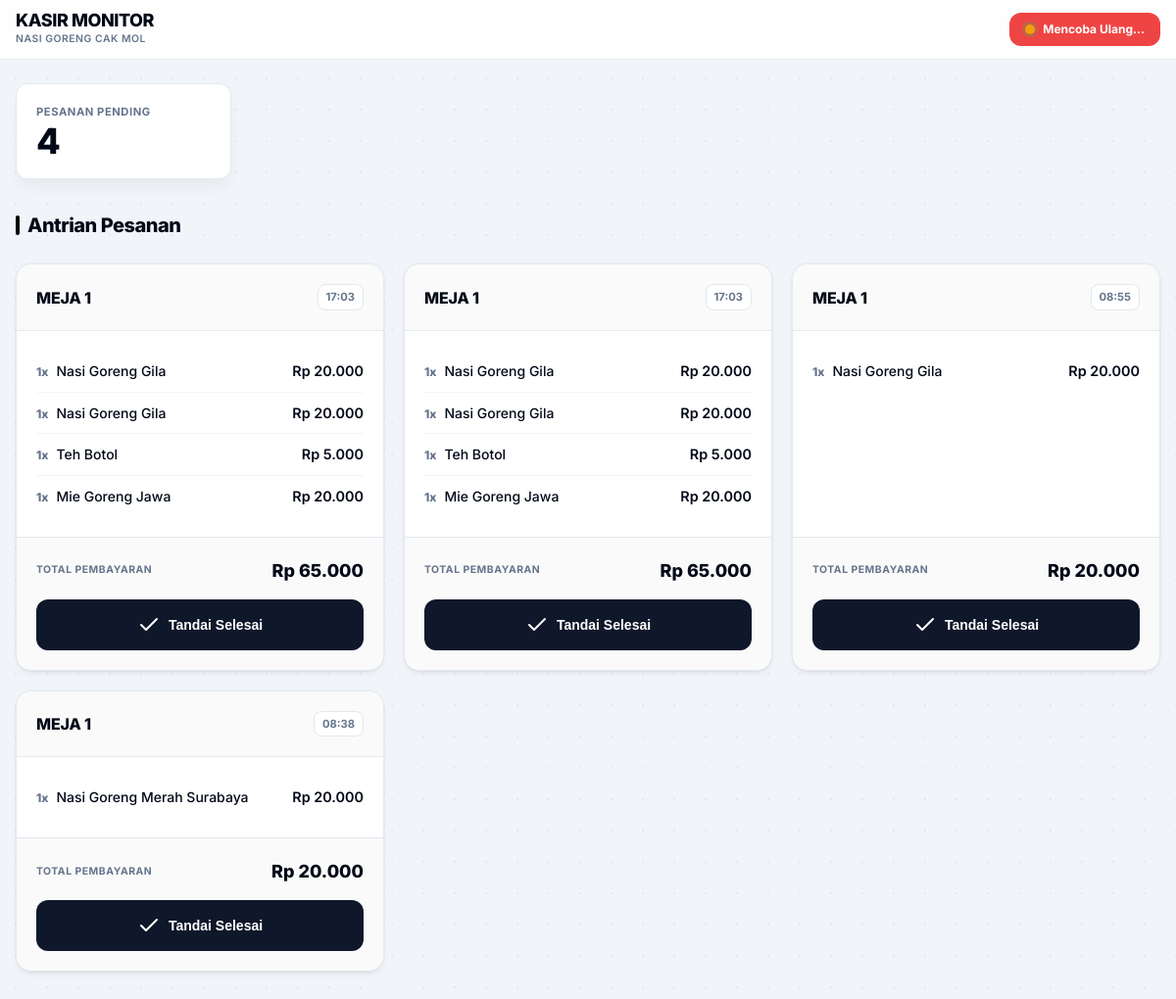
/user/kasir.php, run on the app's committed database.
### tables this page shows
CREATE TABLE `pesanan` (
  `id_pesanan` int(11) NOT NULL,
  `id_meja` int(11) NOT NULL,
  `total_bayar` int(11) NOT NULL,
  `status_pesanan` enum('Pending','Selesai') DEFAULT 'Pending',
  `waktu_pesan` datetime DEFAULT current_timestamp()
);

CREATE TABLE `meja` (
  `id_meja` int(11) NOT NULL,
  `nama_meja` varchar(50) NOT NULL,
  `status_meja` enum('Kosong','Terisi') DEFAULT 'Kosong'
);

CREATE TABLE `detail_pesanan` (
  `id_detail` int(11) NOT NULL,
  `id_pesanan` int(11) NOT NULL,
  `id_menu` int(11) NOT NULL,
  `nama_menu_snapshot` varchar(100) NOT NULL,
  `harga_snapshot` int(11) NOT NULL,
  `jumlah` int(11) NOT NULL,
  `level_pedas` varchar(50) DEFAULT 'Tidak Pedas',
  `catatan` text DEFAULT NULL
);

### user/fungsi.php (called while the page is built, shortened)
<?php
require_once 'koneksi.php';
function query($query) {
    global $koneksi;
    $result = mysqli_query($koneksi, $query);
    $rows = [];
    while ($row = mysqli_fetch_assoc($result)) {
        $rows[] = $row;
    }
    return $rows;
}
?>

### user/kasir.php (the view, shortened to what this page needs)
<?php
require 'fungsi.php';
$query_pending = "SELECT p.*, m.nama_meja
                  FROM pesanan p
                  JOIN meja m ON p.id_meja = m.id_meja
                  WHERE p.status_pesanan = 'Pending'
                  ORDER BY p.waktu_pesan DESC";
$orders = query($query_pending);
?>
<!DOCTYPE html>
<html lang="id">
<head>
    <link rel="stylesheet" href="../css/style-user-kasir.css">
</head>
<body>
    <header class="kasir-header">
        <div class="container header-content">
            <div class="title-group">
                <h1>KASIR MONITOR</h1>
                <p>Nasi Goreng Cak Mol</p>
            </div>
            <div class="btn-notif" style="cursor:default; display:flex; align-items:center; gap:0.5rem;">
                <span id="poll-status-dot" style="
                    display: inline-block;
                    width: 10px; height: 10px;
                    border-radius: 50%;
                    background: #22c55e;
                    box-shadow: 0 0 0 3px rgba(34,197,94,0.25);
                    animation: pulse-dot 2s infinite;
                "></span>
                <span id="poll-status-text">Menghubungkan...</span>
            </div>
        </div>
    </header>
    <main class="container">
        <div class="stat-box">
            <span class="stat-label">Pesanan Pending</span>
            <div class="stat-value"><?php echo count($orders); ?></div>
        </div>
        <h2 class="section-title">Antrian Pesanan</h2>
        <div class="orders-grid">
            <?php foreach ($orders as $order) : ?>
                <div class="order-card" id="card-<?php echo $order['id_pesanan']; ?>">
                    <div class="card-header">
                        <span class="table-badge"><?php echo strtoupper($order['nama_meja']); ?></span>
                        <span class="time-badge"><?php echo date('H:i', strtotime($order['waktu_pesan'])); ?></span>
                    </div>
                    <div class="card-body">
                        <ul class="item-list">
                            <?php
                            $id_ord = $order['id_pesanan'];
                            $items = query("SELECT * FROM detail_pesanan WHERE id_pesanan = $id_ord");
                            foreach($items as $item):
                            ?>
                                <li class="item-row">
                                    <div class="item-name">
                                        <span class="item-qty"><?php echo $item['jumlah']; ?>x</span>
                                        <?php echo $item['nama_menu_snapshot']; ?>
                                    </div>
                                    <div class="item-price-text">
                                        Rp <?php echo number_format($item['harga_snapshot'] * $item['jumlah'], 0, ',', '.'); ?>
                                    </div>
                                </li>
                            <?php endforeach; ?>
                        </ul>
                    </div>
                    <div class="card-footer">
                        <div class="total-row">
                            <span class="total-label">Total Pembayaran</span>
                            <span class="total-value">Rp <?php echo number_format($order['total_bayar'], 0, ',', '.'); ?></span>
                        </div>
                        <form action="" method="post" onsubmit="return confirm('Pesanan SUDAH DIBAYAR dan SELESAI?')" class="w-full">
                            <button type="submit" name="selesaikan_order" class="btn-done">
                                <i data-lucide="check"></i> Tandai Selesai
                            </button>
                        </form>
                    </div>
                </div>
            <?php endforeach; ?>
        </div>
    </main>
</body>
</html>

### data on the page
pesanan: id_meja.nama_meja "MEJA 1", waktu_pesan "17:03", total_bayar "65.000"
detail_pesanan: jumlah "1", nama_menu_snapshot "Nasi Goreng Gila", $item['harga_snapshot'] * $item['jumlah'] "20.000"
detail_pesanan: jumlah "1", nama_menu_snapshot "Nasi Goreng Gila", $item['harga_snapshot'] * $item['jumlah'] "20.000"
detail_pesanan: jumlah "1", nama_menu_snapshot "Teh Botol", $item['harga_snapshot'] * $item['jumlah'] "5.000"
detail_pesanan: jumlah "1", nama_menu_snapshot "Mie Goreng Jawa", $item['harga_snapshot'] * $item['jumlah'] "20.000"
pesanan: id_meja.nama_meja "MEJA 1", waktu_pesan "17:03", total_bayar "65.000"
detail_pesanan: jumlah "1", nama_menu_snapshot "Nasi Goreng Gila", $item['harga_snapshot'] * $item['jumlah'] "20.000"
detail_pesanan: jumlah "1", nama_menu_snapshot "Nasi Goreng Gila", $item['harga_snapshot'] * $item['jumlah'] "20.000"
detail_pesanan: jumlah "1", nama_menu_snapshot "Teh Botol", $item['harga_snapshot'] * $item['jumlah'] "5.000"
detail_pesanan: jumlah "1", nama_menu_snapshot "Mie Goreng Jawa", $item['harga_snapshot'] * $item['jumlah'] "20.000"
pesanan: id_meja.nama_meja "MEJA 1", waktu_pesan "08:55", total_bayar "20.000"
detail_pesanan: jumlah "1", nama_menu_snapshot "Nasi Goreng Gila", $item['harga_snapshot'] * $item['jumlah'] "20.000"
pesanan: id_meja.nama_meja "MEJA 1", waktu_pesan "08:38", total_bayar "20.000"
detail_pesanan: jumlah "1", nama_menu_snapshot "Nasi Goreng Merah Surabaya", $item['harga_snapshot'] * $item['jumlah'] "20.000"

### other printed values
count($orders) "4"
